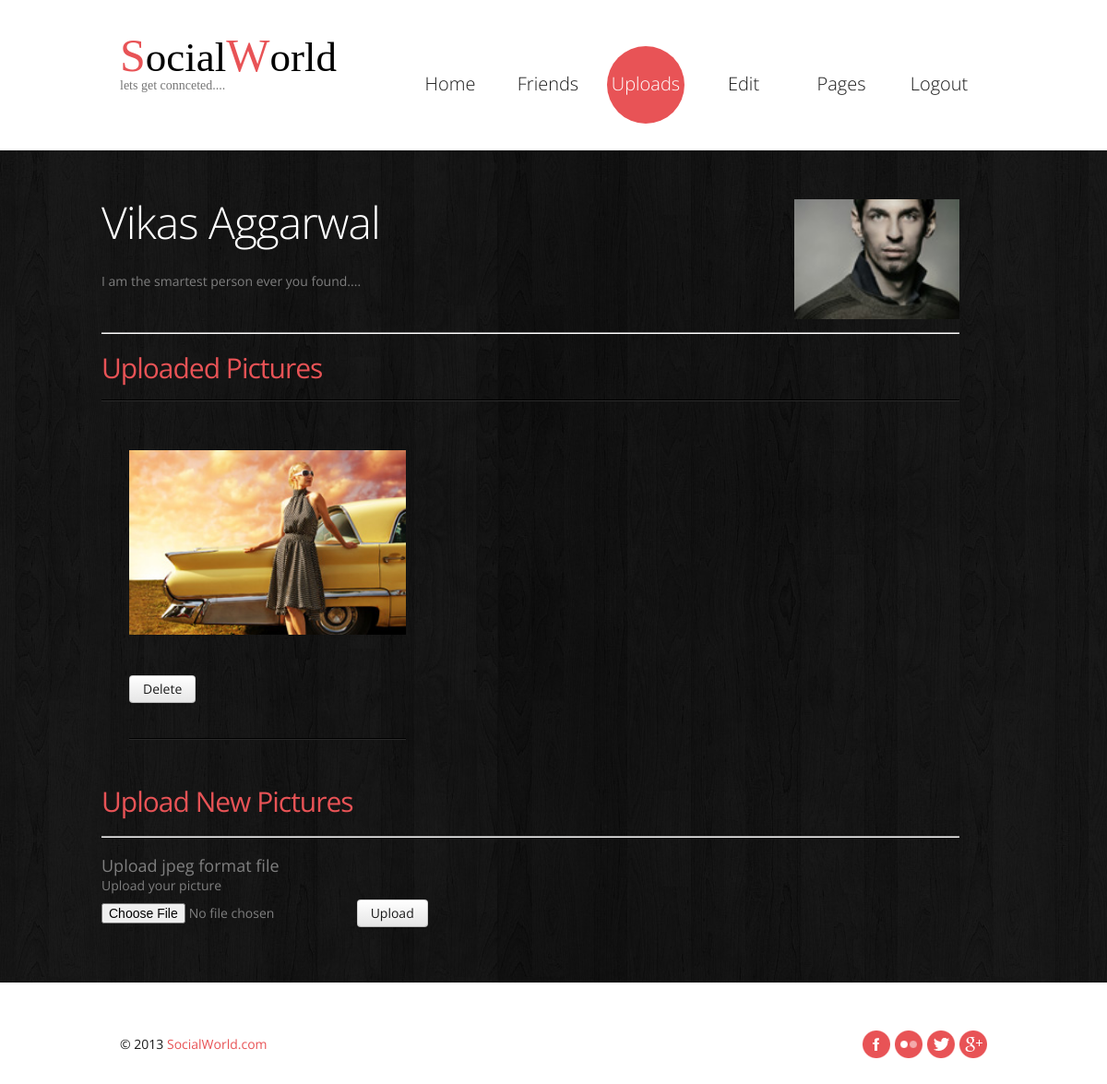
/uploads.php (signed in), run on the app's committed database.
### tables this page shows
CREATE TABLE `sw_detail` (
  `u_id` int(5) NOT NULL,
  `sex` varchar(1) NOT NULL,
  `c_id` int(5) NOT NULL,
  `s_id` int(5) NOT NULL,
  `cn_id` int(5) NOT NULL,
  `pic_id` int(10) NOT NULL,
  `bio` text,
  `fname` varchar(20) NOT NULL,
  `lname` varchar(20) NOT NULL,
  `w_id` int(10) NOT NULL,
  `wl_id` int(10) NOT NULL,
  `dob` varchar(12) NOT NULL,
  UNIQUE KEY `u_id` (`u_id`),
  KEY `c_id` (`c_id`),
  KEY `s_id` (`s_id`),
  KEY `cn_id` (`cn_id`),
  KEY `pic_id` (`pic_id`),
  KEY `w_id` (`w_id`),
  KEY `wl_id` (`wl_id`),
  CONSTRAINT `sw_detail_ibfk_1` FOREIGN KEY (`u_id`) REFERENCES `sw_ulogin` (`u_id`),
  CONSTRAINT `sw_detail_ibfk_2` FOREIGN KEY (`c_id`) REFERENCES `sw_city` (`c_id`),
  CONSTRAINT `sw_detail_ibfk_3` FOREIGN KEY (`s_id`) REFERENCES `sw_state` (`s_id`),
  CONSTRAINT `sw_detail_ibfk_4` FOREIGN KEY (`cn_id`) REFERENCES `sw_country` (`cn_id`),
  CONSTRAINT `sw_detail_ibfk_5` FOREIGN KEY (`pic_id`) REFERENCES `sw_picup` (`pic_id`),
  CONSTRAINT `sw_detail_ibfk_6` FOREIGN KEY (`w_id`) REFERENCES `sw_profession` (`w_id`),
  CONSTRAINT `sw_detail_ibfk_7` FOREIGN KEY (`wl_id`) REFERENCES `sw_workl` (`wl_id`)
);

CREATE TABLE `sw_picup` (
  `pic_id` int(10) NOT NULL AUTO_INCREMENT,
  `pic` varchar(70) NOT NULL,
  PRIMARY KEY (`pic_id`)
);

CREATE TABLE `sw_upload` (
  `f_id` int(10) NOT NULL AUTO_INCREMENT,
  `fname` varchar(30) DEFAULT NULL,
  `ftype` int(2) NOT NULL,
  `p_ath` varchar(50) NOT NULL,
  `d_ate` date DEFAULT NULL,
  `t_ime` time DEFAULT NULL,
  `u_id` int(5) NOT NULL,
  PRIMARY KEY (`f_id`),
  UNIQUE KEY `p_ath` (`p_ath`),
  KEY `ftype` (`ftype`),
  KEY `u_id` (`u_id`),
  CONSTRAINT `sw_upload_ibfk_1` FOREIGN KEY (`ftype`) REFERENCES `sw_ftype` (`ft_id`),
  CONSTRAINT `sw_upload_ibfk_2` FOREIGN KEY (`u_id`) REFERENCES `sw_ulogin` (`u_id`)
);

### uploads.php (the view, shortened to what this page needs)
<!DOCTYPE html>
<html lang="en">
	<head>
	<link rel="stylesheet" href="css/bootstrap.css" type="text/css" media="screen">
	<link rel="stylesheet" href="css/responsive.css" type="text/css" media="screen">
	<link rel="stylesheet" href="css/style.css" type="text/css" media="screen">
	</head>
	<body>
	<?php
	$u_id = $_SESSION[sub1];
	$con = mysqli_connect('localhost','root','','sw') or die('Error Occured #2');
	$qry = "select sw_city.c_name,sw_state.s_name,sw_country.cn_name,sw_picup.pic,sw_profession.profession,sw_workl.work_add,sw_detail.fname,sw_detail.lname,sw_detail.bio,sw_detail.dob from sw_detail,sw_picup,sw_city,sw_state,sw_country,sw_profession,sw_workl where sw_detail.c_id=sw_city.c_id and sw_detail.s_id = sw_state.s_id and sw_detail.cn_id = sw_country.cn_id and sw_detail.pic_id = sw_picup.pic_id and sw_detail.w_id = sw_profession.w_id and sw_detail.wl_id = sw_workl.wl_id and u_id = $u_id;";
	$result = mysqli_query($con,$qry) or die('Error Occured');
	$detail = mysqli_fetch_assoc($result);
	?>
<header>
      <div class="container clearfix">
    <div class="row">
          <div class="span12">
        <div class="navbar navbar_">
              <div class="container"><br>
            <div id="head" style='float:left;font-family:tahoma;'><a style='color:#e85356;font-size:50px'>S</a><a style='color:black;font-size:45px'>ocial</a><a style='color:#e85356;font-size:50px'>W</a><a style='color:black;font-size:45px'>orld</a><p>lets get connceted....</p></div>
            <div class="nav-collapse nav-collapse_  collapse">
                  <ul class="nav sf-menu">
                <li ><a href="index-3.php">Home</a></li>
				<li><a href="index-2.php">Friends</a></li>
				<li class="active"><a href="uploads.php">Uploads</a></li>
                <li ><a href="edit.php">Edit</a></li>
                <li><a href="page.php">Pages</a></li>
                <li><a href="logout.php">Logout</a></li>
              </ul>
                </div>
          </div>
            </div>
      </div>
        </div>
  </div>
    </header>
<div class="bg-content">
   <div id="content"><div class="ic"></div>
    <div class="container">
          <div class="row">
         <div class="inner-1">
          <ul class="list-blog">
            <li style="height:200px">  <div>
            <div style="float:left"><h4><?php echo $detail[fname]." ".$detail[lname];?></h4></div>
            <div style="float:right;height:150px"><img style="height:130px" src="file/<?php echo $detail[pic];?>" alt="Profile Pic"></div></div><br><br><br><br><br>
             <p><?php echo $detail[bio];?></p>  <hr style='color:#e85356'>
			<h3 style='color:#e85356'>Uploaded Pictures</h3></li>
				<ul class="portfolio clearfix">
			<?php
				$con = mysqli_connect('localhost','root','','sw');
				$qry = "select p_ath,f_id from sw_upload where u_id = '$_SESSION[sub1]';";
				$result = mysqli_query($con,$qry);
				while($path = mysqli_fetch_assoc($result)){
					echo "<li class='box'><a href='upload/$path[p_ath]' class='magnifier'><img style='width:300px;height:200px' alt='' src='upload/$path[p_ath]'></a><br><a class='btn' onclick=delete_up($path[f_id])>Delete</a></li>";
				}
			?>
			</ul><br>
			<h3 style='color:#e85356'>Upload New Pictures</h3><hr>
			<form method="POST" enctype="multipart/form-data" action="<?php echo $_SERVER['PHP_SELF'];?>">
			<fieldset>
				<?php if(defined('jjjp')) {?>
			<name style='font-size:18px'>Upload jpeg format file</name>
			<?php }?>
				<label for='file'>Upload your picture</label><input type='file' name='file' id='file'>
				<button class="btn btn1">Upload</button>
			</fieldset>
			</form>
          </ul>
          </div>
      </div>
     </div>
  </div>
 </div>
<footer>
      <div class="container clearfix">
       <ul class="list-social pull-right">
          <li><a class="icon-1" href="#"></a></li>
          <li><a class="icon-2" href="#"></a></li>
          <li><a class="icon-3" href="#"></a></li>
          <li><a class="icon-4" href="#"></a></li>
        </ul>
    <div class="privacy pull-left">&copy; 2013 <a href="">SocialWorld.com</a> </div>
  </div>
    </footer>
</body>
</html>

### css/responsive.css (style rules this page uses)
.clearfix { *zoom: 1; }
.clearfix:before, .clearfix:after { display: table; content: ""; line-height: 0; }
.clearfix:after { clear: both; }
@media (min-width: 980px) { .nav-collapse.collapse { height: auto !important; overflow: visible !important; } }

### css/style.css (style rules this page uses)
.inner-1 { padding-right: 30px; }
header { padding: 30px 0 29px; z-index: 50; }
.navbar_ { margin: 0; position: relative; }
.navbar_ .container { position: relative; }
.nav-collapse_ { padding: 0; z-index: 10; float: right; }
.nav-collapse_ .nav li { margin: 0; padding: 0; position: relative; zoom: 1; }
.nav-collapse_ .nav > li { -webkit-box-shadow: none; -moz-box-shadow: none; box-shadow: none; background: none; margin-left: 22px; }
.nav-collapse_ .nav li a { text-shadow: none; text-decoration: none; -webkit-transition: all 0.3s ease-in-out; -moz-transition: all 0.3s ease-in-out; -o-transition: all 0.3s ease-in-out; transition: all 0.3s ease-in-out; -webkit-box-shadow: none; -moz-box-shadow: none; box-shadow: none; text-transform: none; font-family: 'Open Sans', sans-serif; font-size: 20px; line-height: 22px; text-align: center; font-weight: 300; color: #1a1a1a; }
.nav-collapse_ .nav > li > a { margin: 0; padding: 30px 0 32px; display: block; background: none; position: relative; z-index: 20; width: 84px; -webkit-border-radius: 44px; -moz-border-radius: 44px; border-radius: 44px; }
.nav-collapse_ .nav > li.sfHover > a, .nav-collapse_ .nav > li.sfHover > a:hover, .nav-collapse_ .nav > li > a:hover, .nav-collapse_ .nav > li.active > a, .nav-collapse_ .nav > li.active > a:hover { background: #e85356; color: #ffffff; -webkit-box-shadow: none; -moz-box-shadow: none; box-shadow: none; }
h1, h2, h3, h4, h5, h6 { text-transform: none; color: #ffffff; font-family: 'Open Sans', sans-serif; font-weight: 300; letter-spacing: -1px; }
h3 { font-size: 30px; line-height: 34px; margin: 32px 0 15px; font-weight: normal; }
h4 { font-size: 48px; line-height: 50px; margin: 21px 0 20px; }
p { padding-bottom: 25px; margin: 0; }
#content { position: relative; padding: 0 0 40px; }
.bg-content { background: url(../img/bg-content.jpg) 50% 50%; }
.portfolio { list-style: none outside; margin: 0; }
.portfolio li { float: left; margin: 0 0 30px 30px; }
.magnifier { opacity: 1; position: relative; height: auto; display: block; -webkit-transition: all 0.3s ease; -moz-transition: all 0.3s ease; -o-transition: all 0.3s ease; transition: all 0.3s ease; }
.magnifier:after { content: ''; display: block; width: 100%; height: 100%; position: absolute; opacity: 0; left: 0; top: 0; background: url('../img/magnifier.png') center center no-repeat #000000; -webkit-transition: all 0.3s ease; -moz-transition: all 0.3s ease; -o-transition: all 0.3s ease; transition: all 0.3s ease; }
.list-blog { list-style: none outside; margin: 0; }
.list-blog li { background: url(../img/border-horiz.gif) repeat-x 0 bottom; padding-bottom: 40px; margin-top: 32px; }
.list-blog h3 { margin-bottom: 6px; margin-top: 0; }
.list-blog img { margin: 21px 0 24px; }
footer { padding: 51px 0 40px; }
.privacy { color: #1a1a1a; padding-top: 6px; }
.privacy a { color: #e85356; }
.list-social { list-style: none outside none; overflow: hidden; margin: 0; }
.list-social a { width: 30px; height: 30px; -webkit-transition: all 0.2s linear; -moz-transition: all 0.2s linear; -o-transition: all 0.2s linear; transition: all 0.2s linear; background-position: 0 0; background-repeat: no-repeat; }
.list-social a.icon-1 { background-image: url(../img/soc-icon-1.png); }
.list-social a.icon-2 { background-image: url(../img/soc-icon-2.png); }
.list-social a.icon-3 { background-image: url(../img/soc-icon-3.png); }
.list-social a.icon-4 { background-image: url(../img/soc-icon-4.png); }
.list-social li { float: left; margin-left: 5px; }
.clearfix { *zoom: 1; }
.clearfix:before, .clearfix:after { display: table; content: ""; line-height: 0; }
.clearfix:after { clear: both; }

### data on the page
sw_detail: fname "Vikas", lname "Aggarwal", pic.pic (picture), bio "I am the smartest person ever you found...."
sw_upload: p_ath (picture)
